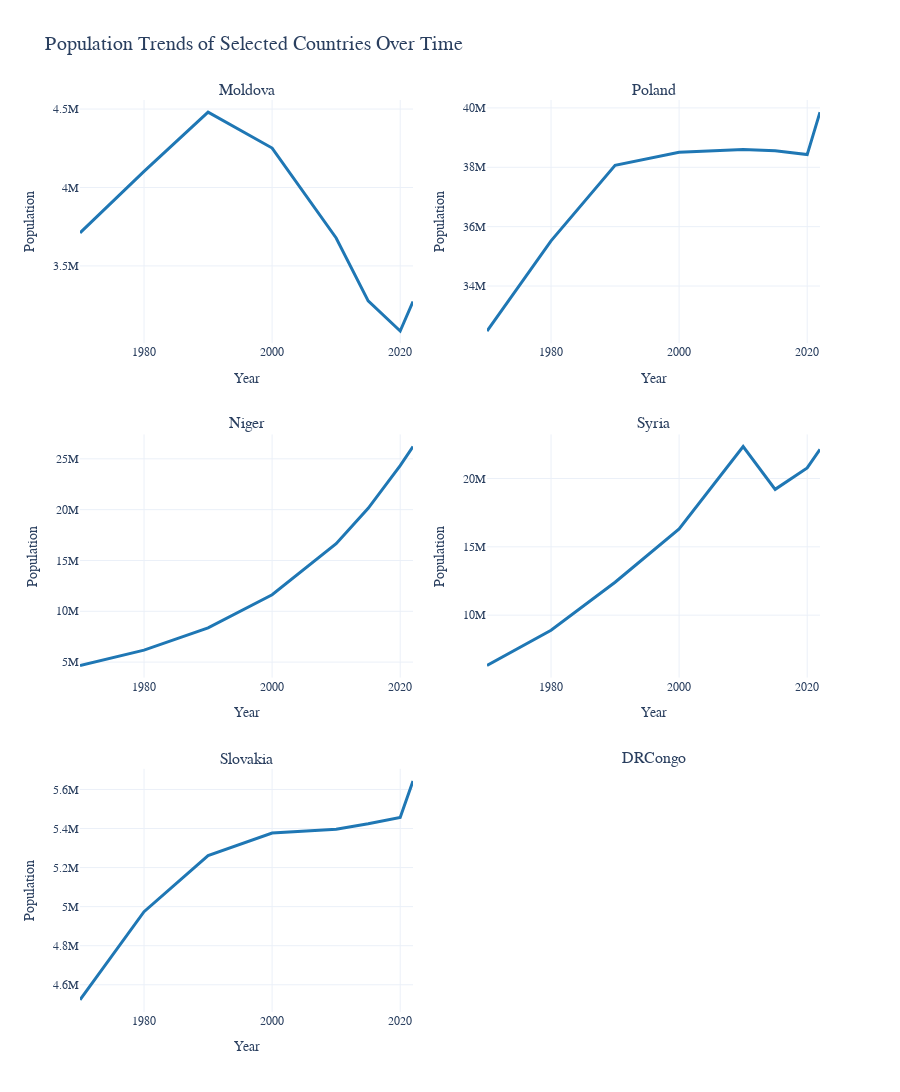

Source (notebook cell):
### Code cell
plot_population_trends(['Moldova', 'Poland', 'Niger', 'Syria', 'Slovakia', 'DRCongo'])

### Figure 1 — Plotly figure (JSON) as saved in the notebook; plotly's stock layout.template omitted (floating-point values rounded to 4 significant figures)
{"data": [{"hovertemplate": "Country/Territory=Moldova<br>Year=%{x}<br>Population=%{y}<extra></extra>", "legendgroup": "Moldova", "line": {"color": "#1f77b4", "dash": "solid", "width": 3}, "marker": {"symbol": "circle"}, "mode": "lines", "name": "Moldova", "orientation": "v", "showlegend": true, "type": "scatter", "x": [2022, 2020, 2015, 2010, 2000, 1990, 1980, 1970], "xaxis": "x", "y": [3272996, 3084847, 3277388, 3678186, 4251573, 4480199, 4103240, 3711140], "yaxis": "y"}, {"hovertemplate": "Country/Territory=Poland<br>Year=%{x}<br>Population=%{y}<extra></extra>", "legendgroup": "Poland", "line": {"color": "#1f77b4", "dash": "solid", "width": 3}, "marker": {"symbol": "circle"}, "mode": "lines", "name": "Poland", "orientation": "v", "showlegend": true, "type": "scatter", "x": [2022, 2020, 2015, 2010, 2000, 1990, 1980, 1970], "xaxis": "x2", "y": [39857145, 38428366, 38553146, 38597353, 38504431, 38064255, 35521429, 32482943], "yaxis": "y2"}, {"hovertemplate": "Country/Territory=Niger<br>Year=%{x}<br>Population=%{y}<extra></extra>", "legendgroup": "Niger", "line": {"color": "#1f77b4", "dash": "solid", "width": 3}, "marker": {"symbol": "circle"}, "mode": "lines", "name": "Niger", "orientation": "v", "showlegend": true, "type": "scatter", "x": [2022, 2020, 2015, 2010, 2000, 1990, 1980, 1970], "xaxis": "x3", "y": [26207977, 24333639, 20128124, 16647543, 11622665, 8370647, 6173177, 4669708], "yaxis": "y3"}, {"hovertemplate": "Country/Territory=Syria<br>Year=%{x}<br>Population=%{y}<extra></extra>", "legendgroup": "Syria", "line": {"color": "#1f77b4", "dash": "solid", "width": 3}, "marker": {"symbol": "circle"}, "mode": "lines", "name": "Syria", "orientation": "v", "showlegend": true, "type": "scatter", "x": [2022, 2020, 2015, 2010, 2000, 1990, 1980, 1970], "xaxis": "x4", "y": [22125249, 20772595, 19205178, 22337563, 16307654, 12408996, 8898954, 6319199], "yaxis": "y4"}, {"hovertemplate": "Country/Territory=Slovakia<br>Year=%{x}<br>Population=%{y}<extra></extra>", "legendgroup": "Slovakia", "line": {"color": "#1f77b4", "dash": "solid", "width": 3}, "marker": {"symbol": "circle"}, "mode": "lines", "name": "Slovakia", "orientation": "v", "showlegend": true, "type": "scatter", "x": [2022, 2020, 2015, 2010, 2000, 1990, 1980, 1970], "xaxis": "x5", "y": [5643453, 5456681, 5424444, 5396424, 5376690, 5261305, 4973883, 4522867], "yaxis": "y5"}], "layout": {"annotations": [{"font": {"size": 16}, "showarrow": false, "text": "Moldova", "x": 0.225, "xanchor": "center", "xref": "paper", "y": 1, "yanchor": "bottom", "yref": "paper"}, {"font": {"size": 16}, "showarrow": false, "text": "Poland", "x": 0.775, "xanchor": "center", "xref": "paper", "y": 1, "yanchor": "bottom", "yref": "paper"}, {"font": {"size": 16}, "showarrow": false, "text": "Niger", "x": 0.225, "xanchor": "center", "xref": "paper", "y": 0.6333, "yanchor": "bottom", "yref": "paper"}, {"font": {"size": 16}, "showarrow": false, "text": "Syria", "x": 0.775, "xanchor": "center", "xref": "paper", "y": 0.6333, "yanchor": "bottom", "yref": "paper"}, {"font": {"size": 16}, "showarrow": false, "text": "Slovakia", "x": 0.225, "xanchor": "center", "xref": "paper", "y": 0.2667, "yanchor": "bottom", "yref": "paper"}, {"font": {"size": 16}, "showarrow": false, "text": "DRCongo", "x": 0.775, "xanchor": "center", "xref": "paper", "y": 0.2667, "yanchor": "bottom", "yref": "paper"}], "font": {"family": "Arial"}, "height": 1800, "showlegend": false, "title": {"font": {"size": 20}, "text": "Population Trends of Selected Countries Over Time"}, "xaxis": {"anchor": "y", "domain": [0, 0.45], "title": {"text": "Year"}}, "xaxis2": {"anchor": "y2", "domain": [0.55, 1], "title": {"text": "Year"}}, "xaxis3": {"anchor": "y3", "domain": [0, 0.45], "title": {"text": "Year"}}, "xaxis4": {"anchor": "y4", "domain": [0.55, 1], "title": {"text": "Year"}}, "xaxis5": {"anchor": "y5", "domain": [0, 0.45], "title": {"text": "Year"}}, "xaxis6": {"anchor": "y6", "domain": [0.55, 1], "title": {"text": "Year"}}, "yaxis": {"anchor": "x", "domain": [0.7333, 1], "title": {"text": "Population"}}, "yaxis2": {"anchor": "x2", "domain": [0.7333, 1], "title": {"text": "Population"}}, "yaxis3": {"anchor": "x3", "domain": [0.3667, 0.6333], "title": {"text": "Population"}}, "yaxis4": {"anchor": "x4", "domain": [0.3667, 0.6333], "title": {"text": "Population"}}, "yaxis5": {"anchor": "x5", "domain": [0, 0.2667], "title": {"text": "Population"}}, "yaxis6": {"anchor": "x6", "domain": [0, 0.2667], "title": {"text": "Population"}}}}
